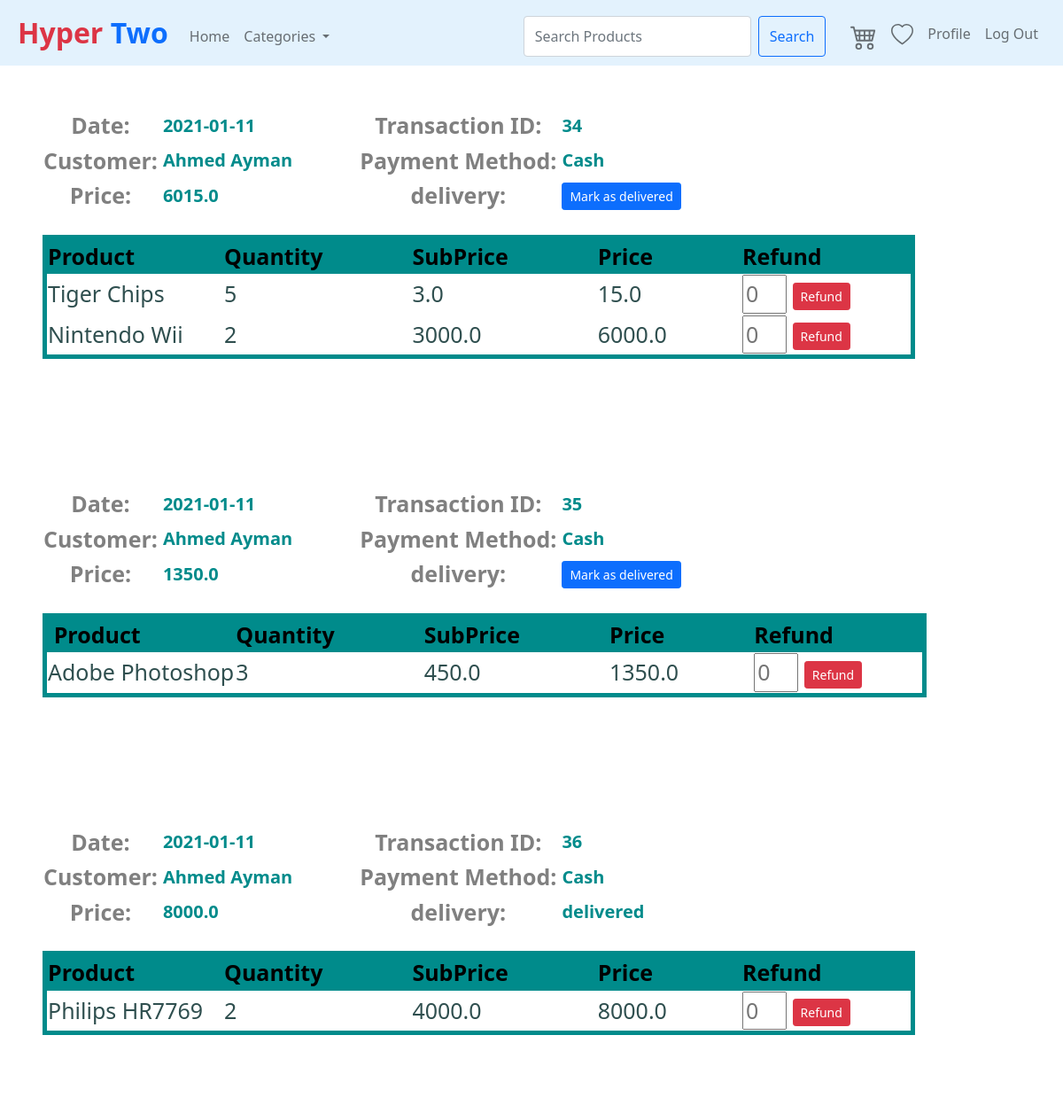
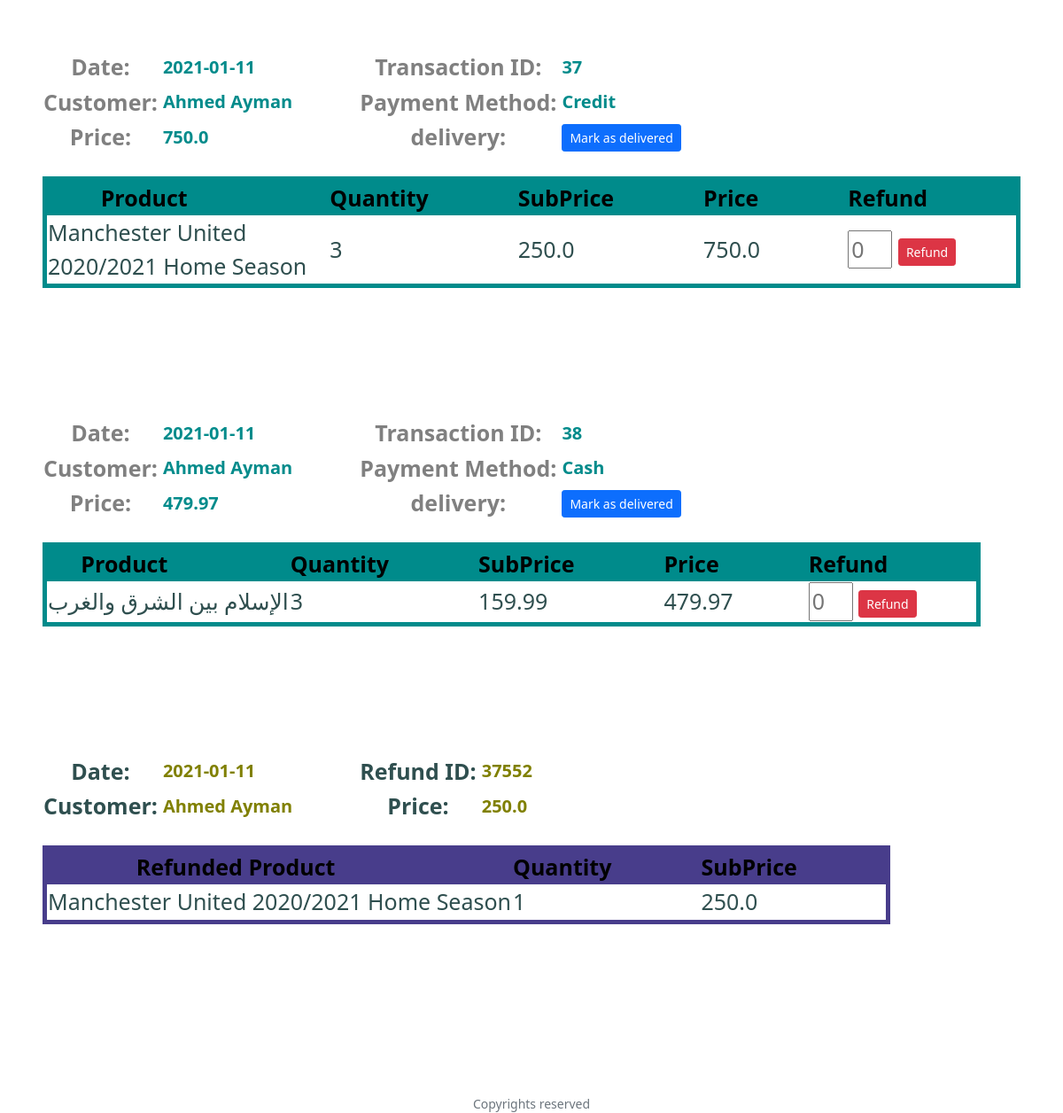
Screenshot of /Transactions (signed in) with the database file from the repository (2 pictures, top to bottom).
### tables this page shows
CREATE TABLE Transactions (TransactionID INTEGER PRIMARY KEY AUTOINCREMENT UNIQUE NOT NULL, TransactionDate DATETIME, IsDelivered BOOLEAN, Price DOUBLE NOT NULL, PaymentMethod VARCHAR (100), CustomerID INT REFERENCES Customer (CustomerID) ON DELETE NO ACTION ON UPDATE CASCADE NOT NULL);

CREATE TABLE Customer (CustomerID INTEGER PRIMARY KEY AUTOINCREMENT UNIQUE NOT NULL, Username VARCHAR (300) NOT NULL UNIQUE, Password VARCHAR (300) NOT NULL, FirstName VARCHAR (300) NOT NULL, LastName VARCHAR (300) NOT NULL, Address VARCHAR (500), PhoneNumber VARCHAR (20), RegisterationCode VARCHAR (30) UNIQUE, CodeShares INT, PromoCode VARCHAR (300), VoucherValue INT);

CREATE TABLE Transaction_Contains_Products (TransactionID INT NOT NULL, ProductID INT NOT NULL, Quantity INT NOT NULL, BuyPrice DOUBLE NOT NULL, PRIMARY KEY (TransactionID, ProductID), FOREIGN KEY (TransactionID) REFERENCES Transactions (TransactionID) ON DELETE CASCADE ON UPDATE CASCADE, FOREIGN KEY (ProductID) REFERENCES Product ON DELETE NO ACTION ON UPDATE NO ACTION);

CREATE TABLE Product (ProductID INTEGER PRIMARY KEY AUTOINCREMENT NOT NULL UNIQUE, ProductName VARCHAR (300) NOT NULL UNIQUE, ProductDescription VARCHAR (5000), Price DOUBLE NOT NULL, Quantity INT NOT NULL, Rating DOUBLE CHECK (Rating >= 0 and Rating < 6), ImageURL VARCHAR (1000), SupplierID INT NOT NULL REFERENCES Suppliers (SupplierID), CategoryID INT NOT NULL REFERENCES Categories (CategoryID) ON DELETE CASCADE ON UPDATE CASCADE);

CREATE TABLE RefundProducts (RefundID INT NOT NULL, ProductID INT NOT NULL, Quantity INT NOT NULL, Price DOUBLE NOT NULL, PRIMARY KEY (RefundID, ProductID), FOREIGN KEY (RefundID) REFERENCES Refunds (RefundID) ON DELETE CASCADE ON UPDATE CASCADE, FOREIGN KEY (ProductID) REFERENCES Product ON DELETE NO ACTION ON UPDATE NO ACTION);

CREATE TABLE Refunds (RefundID INTEGER PRIMARY KEY AUTOINCREMENT UNIQUE NOT NULL, Price DOUBLE NOT NULL, DateRefunded DATETIME, TransactionID INT REFERENCES Transactions (TransactionID) ON DELETE RESTRICT ON UPDATE NO ACTION NOT NULL);

### application.py (the view, shortened to what this page needs)
@app.route("/Transactions", methods=["GET", "POST"])
@login_required
def Transactions():
    categories=GetCategories()
    rows = db.execute("SELECT * FROM Transactions WHERE CustomerID = :id",
                         id=session["user_id"])
    CustomerInfo = db.execute("SELECT * FROM Customer WHERE CustomerID = :id",
                        id=session["user_id"])
    TransConPros = []
    for row in rows:
        TransConPros.append(db.execute("SELECT T.TransactionID, T.ProductID, T.Quantity, P.ProductName, P.ProductID, T.BuyPrice FROM Transaction_Contains_Products as T, Product as P WHERE T.TransactionID = :id and T.ProductID=P.ProductID",
        id= row["TransactionID"]))
    Product = []
    for TransConPro in TransConPros:
        for row in TransConPro:
            Product.append(db.execute("SELECT * FROM Product WHERE ProductID = :id",
            id= row["ProductID"]))
    Refunds = []
    for row in rows:
        Refunds.append(db.execute("SELECT * FROM Refunds WHERE TransactionID = :id",
        id= row["TransactionID"]))
    Refund_Product = []
    for Refund in Refunds:
        for Ref in Refund:
            Refund_Product.append(db.execute("SELECT R.RefundID, R.ProductID, R.Quantity, P.ProductName, R.Price, P.ProductID FROM RefundProducts as R, Product as P WHERE RefundID = :id and R.ProductID=P.ProductID",
            id= Ref["RefundID"]))
    return render_template("Transactions.html" ,categories=categories,CustomerInfo = CustomerInfo ,
    rows = rows , TransConPros = TransConPros , Product = Product , Refunds = Refunds , Refund_Product =Refund_Product)

### application.py (called while the page is built)
@app.after_request
def after_request(response):
    response.headers["Cache-Control"] = "no-cache, no-store, must-revalidate"
    response.headers["Expires"] = 0
    response.headers["Pragma"] = "no-cache"
    return response

def GetCategories():
    categories=db.execute("Select * from Categories order by CategoryName")
    today = date.today()
    saleproducts = db.execute("SELECT * FROM In_Sale_Products")
    for product in saleproducts:
        prodid=product["ProductID"]
        productdate = product["SaleEndDate"].split("-")
        productdate = date(int(productdate[0]),int(productdate[1]),int(productdate[2]))
        if productdate < today:
            query = db.execute("DELETE FROM In_Sale_Products WHERE ProductID= :prodid",prodid=prodid)
    return categories

### helpers.py (called while the page is built)
def login_required(f):
    @wraps(f)
    def decorated_function(*args, **kwargs):
        if session.get("user_id") is None:
            return redirect("/login")
        return f(*args, **kwargs)
    return decorated_function

### templates/Transactions.html (shortened to what this page needs)
{% extends "layout.html" %}
{% block main %}
{% for row in rows%}
    <table class = "TransactionH">
        <thead class = "Head">
            <tr class = "H1">
                <th class = "Const"> Date: </th>
                <th class = "Var"> {{row.TransactionDate}} </th>
                <th class = "Const"> Transaction ID: </th>
                <th class = "Var"> {{row.TransactionID}} </th>
            </tr>
            <tr class = "H2">
                <th class = "Const"> Customer: </th>
                <th class = "Var"> {{CustomerInfo[0].FirstName}} {{CustomerInfo[0].LastName}} </th>
                <th class = "Const"> Payment Method: </th>
                <th class = "Var"> {{row.PaymentMethod}} </th>
            </tr>
            <tr class = "H3">
                <th class = "Const"> Price: </th>
                <th class = "Var"> {{row.Price}} </th>
                <th class = "Const"> delivery: </th>
                <th class = "Var">
                {%if not row.IsDelivered%}
                <form action="/Transactions" method="post">
                    <button class="btn btn-sm btn-primary" type="submit">Mark as delivered</button>
                </form>
                {%else%}
                delivered
                    {%endif%}
                </th>
            </tr>
        </thead>
    </table>
    <br>
    <table class = "TransactionB">
        <thead>
            <tr>
                <th class = "Fix"> Product </th>
                <th class = "Fix"> Quantity </th>
                <th class = "Fix"> SubPrice </th>
                <th class = "Fix"> Price </th>
                <th class = "Fix"> Refund </th>
            </tr>
        </thead>
        <tbody>
            {% for Trans in TransConPros %}
                {% for Tran in Trans %}
                        {% if row.TransactionID == Tran.TransactionID %}
                            <tr class = "T1R1">
                            <td> {{ Tran.ProductName }} </td>
                            <td> {{ Tran.Quantity }} </td>
                            <td> {{ Tran.BuyPrice }} </td>
                            <td> {{ Tran.Quantity * Tran.BuyPrice }} </td>
                            <td>
                                    <form action="/Transactions" method="post">
                                        <input type="number" name="Refund_Quantity" min="1" placeholder="0" style="width: 50px" required />
                                        <button class="btn btn-sm btn-danger" type="submit">Refund</button>
                                    </form>
                            </td>
                        </tr>
                        {% endif %}
                {% endfor %}
            {% endfor %}
        </tbody>
    </table>
<br><br><br><br><br><br>
{% endfor %}
{% for Refund in Refunds%}
    {% for Ref in Refund%}
        {% for Refund_Prod in Refund_Product %}
            {% for Refund_Pro in Refund_Prod %}
                {% if Refund_Pro.RefundID == Ref.RefundID%}
                <table class = "RefundH">
                    <thead class = "Head">
                        <tr class = "H1">
                            <th class = "ConstR"> Date: </th>
                            <th class = "VarR"> {{Ref.DateRefunded}} </th>
                            <th class = "ConstR"> Refund ID: </th>
                            <th class = "VarR"> {{Ref.RefundID}} </th>
                        </tr>
                        <tr class = "H2">
                            <th class = "ConstR"> Customer: </th>
                            <th class = "VarR"> {{CustomerInfo[0].FirstName}} {{CustomerInfo[0].LastName}} </th>
                            <th class = "ConstR"> Price: </th>
                            <th class = "VarR"> {{Ref.Price}} </th>
                        </tr>
                    </thead>
                </table>
    <br>
    <table class = "RefundB">
        <thead>
            <tr>
                <th class = "FixR"> Refunded Product </th>
                <th class = "FixR"> Quantity </th>
                <th class = "FixR"> SubPrice </th>
            </tr>
        </thead>
        <tbody>
             {% for Refund_Prod in Refund_Product %}
                 {% for Refund_Pro in Refund_Prod %}
                        {% if Refund_Pro.RefundID == Ref.RefundID%}
                            <tr class = "T1R1">
                                <td> {{ Refund_Pro.ProductName }} </td>
                                <td> {{ Refund_Pro.Quantity }} </td>
                                <td> {{ Refund_Pro.Price }} </td>
                            </tr>
                        {% endif %}
                {% endfor %}
            {% endfor %}
        </tbody>
    </table>
<br><br><br><br><br><br>
                {% endif %}
            {%endfor%}
        {%endfor%}
    {%endfor%}
{% endfor %}
{% endblock %}

### static/styles.css (style rules this page uses)
body { perspective: 1000px; transform-style: preserve-3d; }
main th.Const { font-size: 25px; color:grey; padding-right:5px; }
main th.Var { font-size: 20px; color:darkcyan; padding-right:75px; text-align: left; }
main th.Fix { font-size: 25px; color:rgb(0, 0, 0); padding-right:100px; background-color:darkcyan; }
main table.TransactionB { border: 5px solid darkcyan; }
main tbody { font-weight: 500; font-size: 25px; color:darkslategray; text-align: left; }
main button { background-color: #537fbe; text-align: left; }
main th.ConstR { font-size: 25px; color:darkslategrey; padding-right:5px; }
main th.VarR { font-size: 20px; color:olive; padding-right:75px; text-align: left; }
main th.FixR { font-size: 25px; color:rgb(0, 0, 0); padding-right:100px; background-color:darkslateblue; }
main table.RefundB { border: 5px solid darkslateblue; }

### rows the page displays
Transactions: TransactionDate "2021-01-11", TransactionID "34", PaymentMethod "Cash", Price "6015.0"
Customer: FirstName "Ahmed", LastName "Ayman"
Transaction_Contains_Products: ProductName "Tiger Chips", Quantity "5", BuyPrice "3.0", Tran.Quantity*Tran.BuyPrice "15.0"
Transaction_Contains_Products: ProductName "Nintendo Wii", Quantity "2", BuyPrice "3000.0", Tran.Quantity*Tran.BuyPrice "6000.0"
Transactions: TransactionDate "2021-01-11", TransactionID "35", PaymentMethod "Cash", Price "1350.0"
Transaction_Contains_Products: ProductName "Adobe Photoshop", Quantity "3", BuyPrice "450.0", Tran.Quantity*Tran.BuyPrice "1350.0"
Transactions: TransactionDate "2021-01-11", TransactionID "36", PaymentMethod "Cash", Price "8000.0", IsDelivered "delivered"
Transaction_Contains_Products: ProductName "Philips HR7769", Quantity "2", BuyPrice "4000.0", Tran.Quantity*Tran.BuyPrice "8000.0"
Transactions: TransactionDate "2021-01-11", TransactionID "37", PaymentMethod "Credit", Price "750.0"
Transaction_Contains_Products: ProductName "Manchester United 2020/2021 Home Season", Quantity "3", BuyPrice "250.0", Tran.Quantity*Tran.BuyPrice "750.0"
Transactions: TransactionDate "2021-01-11", TransactionID "38", PaymentMethod "Cash", Price "479.97"
Transaction_Contains_Products: ProductName "الإسلام بين الشرق والغرب", Quantity "3", BuyPrice "159.99", Tran.Quantity*Tran.BuyPrice "479.97"
Refunds: DateRefunded "2021-01-11", RefundID "37552", Price "250.0"
RefundProducts: ProductName "Manchester United 2020/2021 Home Season", Quantity "1", Price "250.0"
